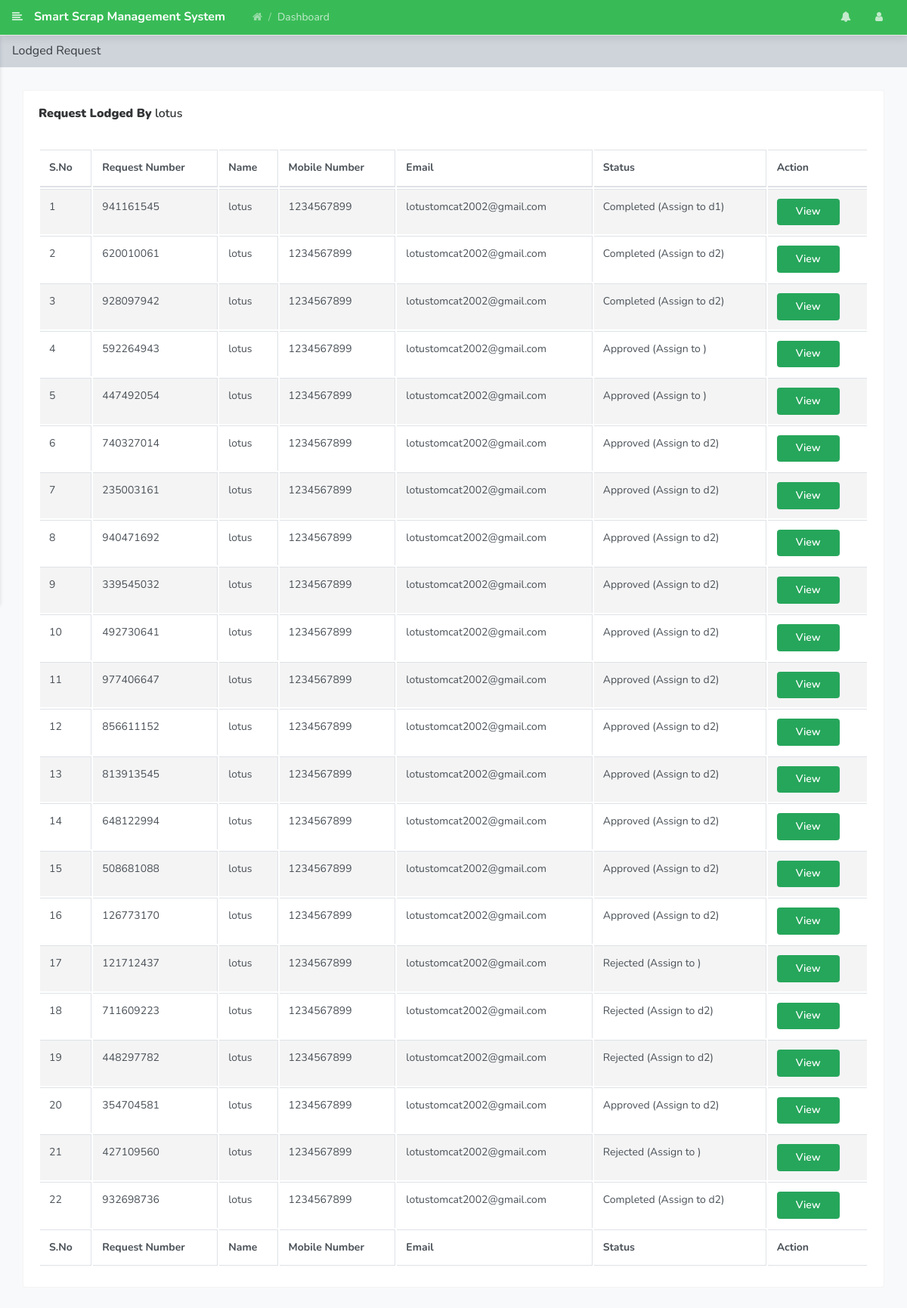
/admin/user-lodged-complain.php?uid=21&&username=lotus (signed in), run on the app's committed database.
### tables this page shows
CREATE TABLE `tbllodgedcomplain` (
  `ID` int(10) NOT NULL,
  `UserID` int(10) DEFAULT NULL,
  `ComplainNumber` int(10) DEFAULT NULL,
  `Area` varchar(250) DEFAULT NULL,
  `Locality` varchar(250) DEFAULT NULL,
  `Landmark` varchar(250) DEFAULT NULL,
  `Address` mediumtext DEFAULT NULL,
  `Paymentmode` varchar(50) DEFAULT NULL,
  `Photo` varchar(250) DEFAULT NULL,
  `Note` mediumtext DEFAULT NULL,
  `Upi` int(15) DEFAULT NULL,
  `Date` date DEFAULT NULL,
  `Scraptype` varchar(250) DEFAULT NULL,
  `Pin` int(50) DEFAULT NULL,
  `Time` time DEFAULT NULL,
  `ComplainDate` timestamp NOT NULL DEFAULT current_timestamp(),
  `Remark` varchar(250) DEFAULT NULL,
  `Status` varchar(100) DEFAULT NULL,
  `AssignTo` varchar(100) DEFAULT NULL,
  `AssignDate` date DEFAULT NULL,
  `UpdationDate` timestamp NULL DEFAULT NULL,
  `DriverName` varchar(250) DEFAULT NULL,
  `DriverMobile` varchar(15) DEFAULT NULL,
  `Amount` int(15) DEFAULT NULL,
  `PaymentDateTime` datetime DEFAULT NULL,
  `LocationStatus` varchar(50) DEFAULT 'unverified'
);

CREATE TABLE `tbluser` (
  `ID` int(10) NOT NULL,
  `FullName` varchar(250) DEFAULT NULL,
  `UserName` varchar(250) DEFAULT NULL,
  `MobileNumber` bigint(20) DEFAULT NULL,
  `Email` varchar(250) DEFAULT NULL,
  `Password` varchar(250) DEFAULT NULL,
  `RegDate` timestamp NULL DEFAULT current_timestamp()
);

### admin/user-lodged-complain.php (the view, shortened to what this page needs)
<?php
include('includes/dbconnection.php');
if (strlen($_SESSION['vamsaid']==0)) {
  header('location:logout.php');
  } else{
  ?>
<!doctype html>
<html lang="en">
<head>
    <link rel="stylesheet" href="../assets/vendor/themify-icons/themify-icons.css">
    <link rel="stylesheet" href="../assets/vendor/fontawesome/css/font-awesome.min.css">
    <link rel="stylesheet" href="../assets/vendor/jquery-datatable/dataTables.bootstrap4.min.css">
    <link  rel="stylesheet" href="../assets/css/main.css">
</head>
<body class="theme-indigo">
<?php include_once('includes/header.php');?>
    <div class="main_content" id="main-content">
        <div class="page">
            <nav class="navbar navbar-expand-lg navbar-light bg-light">
                <a class="navbar-brand" href="javascript:void(0);">Lodged Request</a>
            </nav>
            <div class="container-fluid">
                <div class="row clearfix">
                    <div class="col-lg-12">
                        <div class="card">
                            <div class="header">
                                <h2><strong> Request Lodged By</strong> <?php echo $_GET['username'];?> </h2>
                            </div>
                            <div class="body">
                                <div class="table-responsive">
                                    <table class="table table-bordered table-striped table-hover js-basic-example dataTable">
                                        <thead>
                                            <tr>
                                               <th>S.No</th>
                                        <th>Request Number</th>
                                        <th>Name</th>
                                        <th>Mobile Number</th>
                                        <th>Email</th>
                                    <th>Status</th>
                                        <th>Action</th>
                                            </tr>
                                        </thead>
                                        <tfoot>
                                            <tr>
                                               <th>S.No</th>
                                        <th>Request Number</th>
                                        <th>Name</th>
                                        <th>Mobile Number</th>
                                        <th>Email</th>
                                    <th>Status</th>
                                        <th>Action</th>
                                            </tr>
                                        </tfoot>
                                        <tbody>
                                            <tr>
                                               <?php
                                              $uid=$_GET['uid'];
$sql="SELECT tbllodgedcomplain.ComplainNumber,tbllodgedcomplain.AssignTo,tbllodgedcomplain.ID as compid,tbllodgedcomplain.Status,tbluser.ID as uid,tbluser.FullName,tbluser.MobileNumber,tbluser.Email from tbllodgedcomplain join tbluser on tbluser.ID=tbllodgedcomplain.UserID where tbllodgedcomplain.UserID=:uid";
$query = $dbh -> prepare($sql);
$query-> bindParam(':uid', $uid, PDO::PARAM_STR);
$query->execute();
$results=$query->fetchAll(PDO::FETCH_OBJ);
$cnt=1;
if($query->rowCount() > 0)
{
foreach($results as $row)
{               ?>
                                             <td><?php echo htmlentities($cnt);?></td>
                                        <td><?php  echo htmlentities($row->ComplainNumber);?></td>
                                        <td><?php  echo htmlentities($row->FullName);?></td>
                                        <td><?php  echo htmlentities($row->MobileNumber);?></td>
                                        <td><?php  echo htmlentities($row->Email);?></td>
                                             <?php if($row->Status==""){ ?>
                     <td><?php echo "Not Updated Yet"; ?></td>
<?php } else { ?>                  <td><?php  echo htmlentities($row->Status);?> (Assign to <?php  echo htmlentities($row->AssignTo);?>)
                  </td>
                  <?php } ?>
                                        <td><a href="view-complain-detail.php?editid=<?php echo htmlentities ($row->compid);?>&&comid=<?php echo htmlentities ($row->ComplainNumber);?>" class="btn btn-primary">View</a></td>
                                            </tr>
                                         <?php $cnt=$cnt+1;}} ?>
                                        </tbody>
                                    </table>
                                </div>
                            </div>
                        </div>
                    </div>
                </div>
            </div>
        </div>
    </div>
</body>
</html><?php }  ?>

### data on the page
tbllodgedcomplain: ComplainNumber "941161545", UserID.FullName "lotus", UserID.MobileNumber "1234567899", UserID.Email "lotustomcat2002@gmail.com", Status "Completed", AssignTo "d1"
tbllodgedcomplain: ComplainNumber "620010061", UserID.FullName "lotus", UserID.MobileNumber "1234567899", UserID.Email "lotustomcat2002@gmail.com", Status "Completed", AssignTo "d2"
tbllodgedcomplain: ComplainNumber "928097942", UserID.FullName "lotus", UserID.MobileNumber "1234567899", UserID.Email "lotustomcat2002@gmail.com", Status "Completed", AssignTo "d2"
tbllodgedcomplain: ComplainNumber "592264943", UserID.FullName "lotus", UserID.MobileNumber "1234567899", UserID.Email "lotustomcat2002@gmail.com", Status "Approved"
tbllodgedcomplain: ComplainNumber "447492054", UserID.FullName "lotus", UserID.MobileNumber "1234567899", UserID.Email "lotustomcat2002@gmail.com", Status "Approved"
tbllodgedcomplain: ComplainNumber "740327014", UserID.FullName "lotus", UserID.MobileNumber "1234567899", UserID.Email "lotustomcat2002@gmail.com", Status "Approved", AssignTo "d2"
tbllodgedcomplain: ComplainNumber "235003161", UserID.FullName "lotus", UserID.MobileNumber "1234567899", UserID.Email "lotustomcat2002@gmail.com", Status "Approved", AssignTo "d2"
tbllodgedcomplain: ComplainNumber "940471692", UserID.FullName "lotus", UserID.MobileNumber "1234567899", UserID.Email "lotustomcat2002@gmail.com", Status "Approved", AssignTo "d2"
tbllodgedcomplain: ComplainNumber "339545032", UserID.FullName "lotus", UserID.MobileNumber "1234567899", UserID.Email "lotustomcat2002@gmail.com", Status "Approved", AssignTo "d2"
tbllodgedcomplain: ComplainNumber "492730641", UserID.FullName "lotus", UserID.MobileNumber "1234567899", UserID.Email "lotustomcat2002@gmail.com", Status "Approved", AssignTo "d2"
tbllodgedcomplain: ComplainNumber "977406647", UserID.FullName "lotus", UserID.MobileNumber "1234567899", UserID.Email "lotustomcat2002@gmail.com", Status "Approved", AssignTo "d2"
tbllodgedcomplain: ComplainNumber "856611152", UserID.FullName "lotus", UserID.MobileNumber "1234567899", UserID.Email "lotustomcat2002@gmail.com", Status "Approved", AssignTo "d2"
tbllodgedcomplain: ComplainNumber "813913545", UserID.FullName "lotus", UserID.MobileNumber "1234567899", UserID.Email "lotustomcat2002@gmail.com", Status "Approved", AssignTo "d2"
tbllodgedcomplain: ComplainNumber "648122994", UserID.FullName "lotus", UserID.MobileNumber "1234567899", UserID.Email "lotustomcat2002@gmail.com", Status "Approved", AssignTo "d2"
tbllodgedcomplain: ComplainNumber "508681088", UserID.FullName "lotus", UserID.MobileNumber "1234567899", UserID.Email "lotustomcat2002@gmail.com", Status "Approved", AssignTo "d2"
tbllodgedcomplain: ComplainNumber "126773170", UserID.FullName "lotus", UserID.MobileNumber "1234567899", UserID.Email "lotustomcat2002@gmail.com", Status "Approved", AssignTo "d2"
tbllodgedcomplain: ComplainNumber "121712437", UserID.FullName "lotus", UserID.MobileNumber "1234567899", UserID.Email "lotustomcat2002@gmail.com", Status "Rejected"
tbllodgedcomplain: ComplainNumber "711609223", UserID.FullName "lotus", UserID.MobileNumber "1234567899", UserID.Email "lotustomcat2002@gmail.com", Status "Rejected", AssignTo "d2"
tbllodgedcomplain: ComplainNumber "448297782", UserID.FullName "lotus", UserID.MobileNumber "1234567899", UserID.Email "lotustomcat2002@gmail.com", Status "Rejected", AssignTo "d2"
tbllodgedcomplain: ComplainNumber "354704581", UserID.FullName "lotus", UserID.MobileNumber "1234567899", UserID.Email "lotustomcat2002@gmail.com", Status "Approved", AssignTo "d2"
tbllodgedcomplain: ComplainNumber "427109560", UserID.FullName "lotus", UserID.MobileNumber "1234567899", UserID.Email "lotustomcat2002@gmail.com", Status "Rejected"
tbllodgedcomplain: ComplainNumber "932698736", UserID.FullName "lotus", UserID.MobileNumber "1234567899", UserID.Email "lotustomcat2002@gmail.com", Status "Completed", AssignTo "d2"

### other printed values
$_GET['username'] "lotus"
